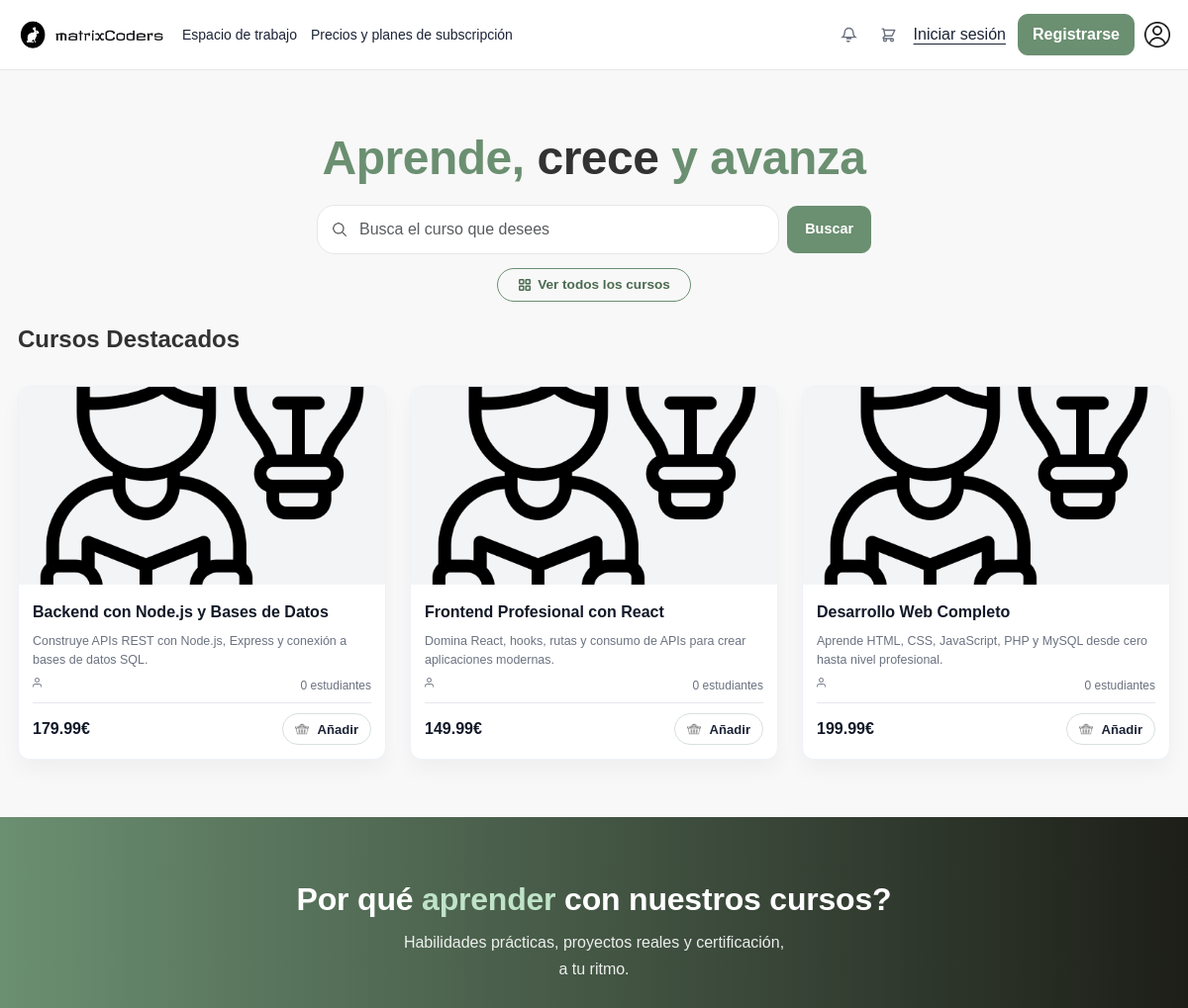
/ (upper part), run on an earlier commit of the app's database.
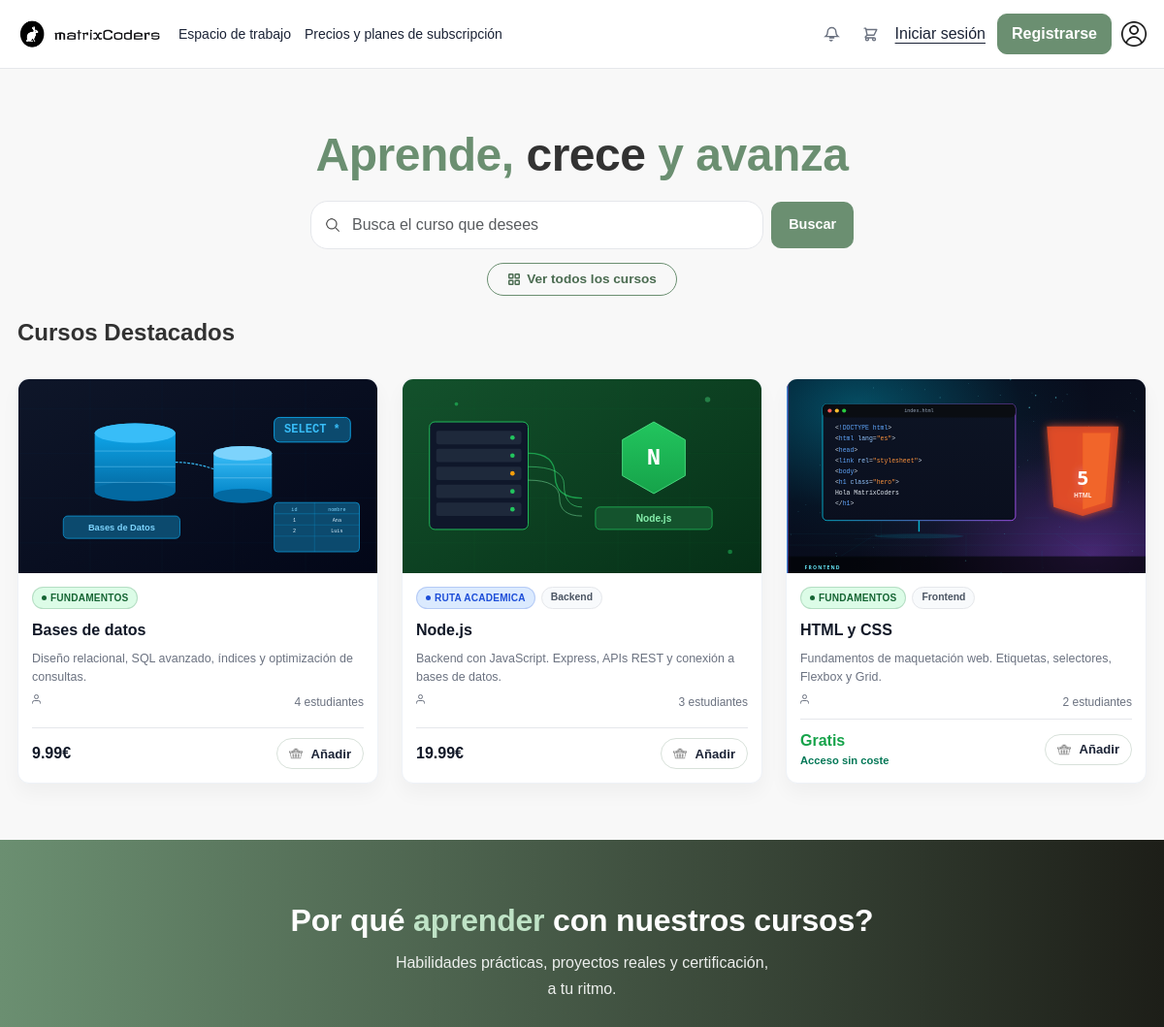
And on a later commit of the database.
### tables this page shows
CREATE TABLE curso (
    id             INTEGER PRIMARY KEY AUTOINCREMENT,
    titulo         TEXT    NOT NULL,
    descripcion    TEXT    DEFAULT NULL,
    info_extra     TEXT    DEFAULT NULL,
    que_aprenderas TEXT    DEFAULT NULL,
    imagen         TEXT    DEFAULT NULL,
    destacado      INTEGER NOT NULL DEFAULT 0,
    precio         REAL    NOT NULL DEFAULT 0.00,
    nivel          TEXT    DEFAULT NULL,
    categoria      TEXT    DEFAULT NULL,
    duracion_min   INTEGER DEFAULT NULL,
    estudiantes    INTEGER DEFAULT NULL
, activo        INTEGER NOT NULL DEFAULT 1, instructor_id INTEGER DEFAULT NULL, orden         INTEGER NOT NULL DEFAULT 0, apuntes_json   TEXT    DEFAULT NULL);

### app/controllers/CursoController.php (called while the page is built, shortened)
<?php
require_once "../app/models/Curso.php";
class CursoController
{
    public function index()
    {
        $database = new Database();
        $db = $database->connect();
        $cursoModel = new Curso($db);
        $cursos = $cursoModel->obtenerDestacados();
        $matriculasUsuario = [];
        require "../app/views/cursos/index.php";
    }
}

### app/models/Curso.php (called while the page is built, shortened)
<?php
class Curso
{
    private $db;
    public function __construct($db)
    {
        $this->db = $db;
    }
    public function obtenerDestacados(int $limite = 3): array
    {
        $stmt = $this->db->prepare("
        SELECT c.*, COUNT(m.id) AS total_matriculas,
               (SELECT cc.descuento FROM campana_curso cc
                JOIN campana_crm cm ON cm.id=cc.campana_id
                WHERE cc.curso_id=c.id AND cm.activa=1
                  AND (cm.fecha_fin IS NULL OR cm.fecha_fin >= date('now'))
                LIMIT 1) AS descuento_activo
        FROM curso c
        LEFT JOIN matricula m ON m.curso_id = c.id
        WHERE COALESCE(c.activo, 1) = 1
        GROUP BY c.id
        ORDER BY total_matriculas DESC, c.id DESC
        LIMIT ?
    ");
        $stmt->bindValue(1, $limite, PDO::PARAM_INT);
        $stmt->execute();
        return $stmt->fetchAll(PDO::FETCH_ASSOC);
    }
}

### app/helpers/curso_imagen.php (called while the page is built, shortened)
<?php
if (!function_exists('matrixcoders_curso_image')) {
    function matrixcoders_curso_image(?string $imageName, string $title = ''): string
    {
        $dir = dirname(__DIR__, 2) . '/public/img/cursos';
        static $availableFiles = null;
        if ($availableFiles === null) {
            $availableFiles = [];
            foreach (glob($dir . '/*') ?: [] as $file) {
                $availableFiles[strtolower(basename($file))] = basename($file);
            }
        }
        $baseFallback = isset($availableFiles['nodejs.jpg'])
            ? BASE_URL . '/img/cursos/' . $availableFiles['nodejs.jpg']
            : BASE_URL . '/img/aprendiendo.png';
        $candidate = trim((string)$imageName);
        if ($candidate !== '') {
            $lower = strtolower($candidate);
            if (isset($availableFiles[$lower])) {
                return BASE_URL . '/img/cursos/' . $availableFiles[$lower];
            }
        }
        $haystack = strtolower($candidate . ' ' . $title);
        $map = [
            'git' => 'git.jpg',
            'github' => 'git.jpg',
            'node' => 'nodejs.jpg',
            'nodejs' => 'nodejs.jpg',
            'sql' => 'bbdd.jpg',
            'mysql' => 'bbdd.jpg',
            'bbdd' => 'bbdd.jpg',
            'base de datos' => 'bbdd.jpg',
            'database' => 'bbdd.jpg',
        ];
        return $baseFallback;
    }
}

### app/views/cursos/index.php (the view, shortened to what the changed rows need)
<!DOCTYPE html>
<html lang="es">
<head>
    <link href="https://cdn.jsdelivr.net/npm/bootstrap@5.3.2/dist/css/bootstrap.min.css" rel="stylesheet">
    <link rel="stylesheet" href="<?= BASE_URL ?>/css/inicio.css">
    <link rel="stylesheet" href="<?= BASE_URL ?>/css/header.css">
    <link rel="stylesheet" href="<?= BASE_URL ?>/css/footer.css">
</head>
<body>
    <?php
    require_once __DIR__ . '/../../helpers/curso_imagen.php';
    function imageFallback(?string $img, string $title = ''): string
    {
        return matrixcoders_curso_image($img, $title);
    }
    function nivelLabelHome(string $nivel): array
    {
        return match ($nivel) {
            'principiante' => ['Fundamentos', '#166534', '#dcfce7'],
            'estudiante'   => ['Ruta academica', '#1d4ed8', '#dbeafe'],
            'profesional'  => ['Perfil profesional', '#9a3412', '#ffedd5'],
            default        => ['', '', ''],
        };
    }
    $cursos = $cursos ?? [];
    ?>
    <section class="seccionPrincipal">
        <div class="mc-container py-4">
            <h1 class="hero-title text-center">
                Aprende, <span>crece</span> y avanza
            </h1>
            <div class="mt-4">
                <?php if (empty($cursos)): ?>
                    <div class="alert alert-warning mt-3">
                        No se encontraron cursos.
                    </div>
                <?php else: ?>
                    <div class="row g-4 mt-1">
                        <?php foreach ($cursos as $curso): ?>
                            <?php
                            $titulo  = $curso['titulo'] ?? '';
                            $desc    = $curso['descripcion'] ?? '';
                            $img     = imageFallback($curso['imagen'] ?? null, $titulo);
                            $imgFallback = imageFallback('', '');
                            $stu     = (int)($curso['total_matriculas'] ?? 0);
                            $precio  = isset($curso['precio']) ? (float)$curso['precio'] : 0;
                            $descuento = (float)($curso['descuento_activo'] ?? 0);
                            $precioFinal = ($descuento > 0 && $precio > 0) ? round($precio * (1 - $descuento/100), 2) : $precio;
                            $nivel   = $curso['nivel'] ?? '';
                            $cat     = $curso['categoria'] ?? '';
                            [$nivelTxt, $nivelColor, $nivelBg] = nivelLabelHome($nivel);
                            ?>
                            <div class="col-12 col-md-6 col-lg-4">
                                <div class="course-card h-100"
                                    onclick="window.location.href='<?= BASE_URL ?>/index.php?url=detallecurso&id=<?= $curso['id'] ?>'">
                                    <div class="course-thumb-wrap">
                                        <img src="<?= htmlspecialchars($img) ?>"
                                            class="course-thumb w-100"
                                            alt="<?= htmlspecialchars($titulo) ?>"
                                            onerror="this.src='<?= htmlspecialchars($imgFallback) ?>'">
                                    </div>
                                    <div class="card-body-inner-home">
                                        <?php if ($cat !== '' || $nivelTxt !== ''): ?>
                                            <div class="tags-row">
                                                <?php if ($nivelTxt !== ''): ?>
                                                    <span class="nivel-badge-home" style="color:<?= $nivelColor ?>;background:<?= $nivelBg ?>;border-color:<?= $nivelColor ?>33">
                                                        <?= htmlspecialchars($nivelTxt) ?>
                                                    </span>
                                                <?php endif; ?>
                                                <?php if ($cat !== ''): ?>
                                                    <span class="tag tag-soft"><?= htmlspecialchars($cat) ?></span>
                                                <?php endif; ?>
                                            </div>
                                        <?php endif; ?>
                                        <div class="course-title"><?= htmlspecialchars($titulo) ?></div>
                                        <?php if ($desc): ?>
                                            <p class="course-desc-home"><?= htmlspecialchars($desc) ?></p>
                                        <?php endif; ?>
                                        <div class="course-meta" style="font-size:.75rem">
                                            <svg width="12" height="12" fill="none" stroke="currentColor" stroke-width="2" viewBox="0 0 24 24" style="display:inline;vertical-align:middle;margin-right:3px"><path d="M17 21v-2a4 4 0 0 0-4-4H5a4 4 0 0 0-4 4v2"/><circle cx="9" cy="7" r="4"/></svg>
                                            <?= $stu ?> <?= $stu === 1 ? 'estudiante' : 'estudiantes' ?>
                                        </div>
                                        <div class="card-footer-row-home">
                                            <div>
                                                <?php if ($precio <= 0): ?>
                                                    <span class="course-price" style="color:#16a34a">Gratis</span>
                                                    <div style="font-size:.7rem;font-weight:700;color:#047857">Acceso sin coste</div>
                                                <?php elseif ($descuento > 0): ?>
                                                    <del style="font-size:.8rem;color:#9ca3af;margin-right:4px"><?= number_format($precio, 2) ?>€</del>
                                                    <span class="course-price"><?= number_format($precioFinal, 2) ?>€</span>
                                                <?php else: ?>
                                                    <span class="course-price"><?= number_format($precio, 2) ?>€</span>
                                                <?php endif; ?>
                                            </div>
                                            <?php if (($matriculasUsuario[$curso['id']] ?? '') === 'completado'): ?>
                                            <span class="btn-course-enrolled" style="background:#d1fae5;border-color:#6ee7b7;color:#065f46;">
                                                <svg width="13" height="13" fill="none" stroke="currentColor" stroke-width="2.5" viewBox="0 0 24 24"><path stroke-linecap="round" stroke-linejoin="round" d="M5 13l4 4L19 7"/></svg>
                                                Completado
                                            </span>
                                            <?php else: ?>
                                            <button class="btn-course-cart"
                                                onclick="event.stopPropagation(); abrirModal(<?= $curso['id'] ?>, '<?= htmlspecialchars(addslashes($titulo)) ?>', <?= $precioFinal ?>)">
                                                <img src="<?= BASE_URL ?>/img/carrito-de-compras.png" alt="">
                                                <span>Añadir</span>
                                            </button>
                                            <?php endif; ?>
                                        </div>
                                    </div>
                                </div>
                            </div>
                        <?php endforeach; ?>
                    </div>
                <?php endif; ?>
            </div>
        </div>
    </section>
    <section class="seccionBeneficios">
        <div class="mc-container text-center">
            <h2 class="benefits-title">
                Por qué <span>aprender</span> con nuestros cursos?
            </h2>
        </div>
    </section>
</body>
</html>

What changed in the data, as far as the page shows it:
no longer on this page (row edited): curso: titulo "Backend con Node.js y Bases de Datos", descripcion "Construye APIs REST con Node.js, Express y conexión a bases de datos SQL.", stu "0", precio "179.99"
no longer on this page (row edited): curso: titulo "Frontend Profesional con React", descripcion "Domina React, hooks, rutas y consumo de APIs para crear aplicaciones modernas.", stu "0", precio "149.99"
no longer on this page (row edited): curso: titulo "Desarrollo Web Completo", descripcion "Aprende HTML, CSS, JavaScript, PHP y MySQL desde cero hasta nivel profesional.", stu "0", precio "199.99"
added curso: shows a picture, nivelTxt "FUNDAMENTOS", titulo "Bases de datos", descripcion "Diseño relacional, SQL avanzado, índices y optimización de consultas.", stu "4", precio "9.99"
added curso: shows a picture, nivelTxt "RUTA ACADEMICA", categoria "Backend", titulo "Node.js", descripcion "Backend con JavaScript. Express, APIs REST y conexión a bases de datos.", stu "3", precio "19.99"
added curso: shows a picture, nivelTxt "FUNDAMENTOS", categoria "Frontend", titulo "HTML y CSS", descripcion "Fundamentos de maquetación web. Etiquetas, selectores, Flexbox y Grid.", stu "2", precio "Gratis"
